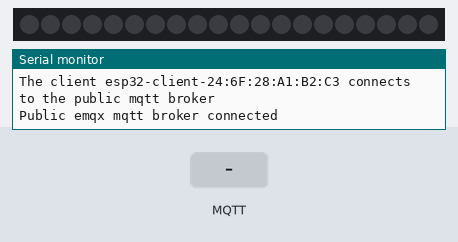
A sketch run on a simulated ESP32. Parts: 20 RGB LEDs in strip order, left to right, the last lines printed to the serial monitor. Inputs (shaded band) come from the test bench. Dim RGB values are drawn brighter than linear; WiFi joins after 1.5 s; servers stay silent unless stated; colours are those a GRB WS2812 strip shows for the declared byte order; no MQTT or app messages arrive unless stated.

Above: at 2.7 s.
2.8 s: MQTT message "glow" arrives on the first subscribed topic
At 2.97 s:
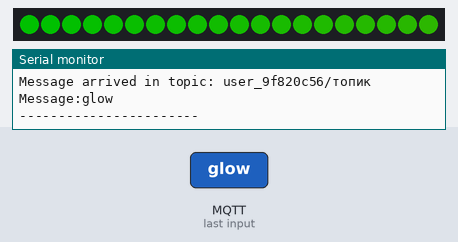
5.8 s: MQTT message "rainbow" arrives on the first subscribed topic
At 6.38 s:
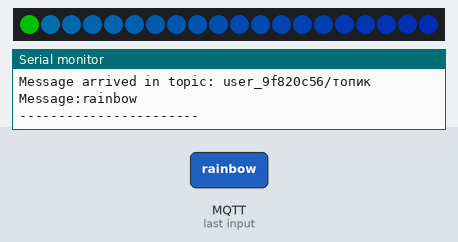
8.8 s: MQTT message "pink" arrives on the first subscribed topic
At 11.5 s:
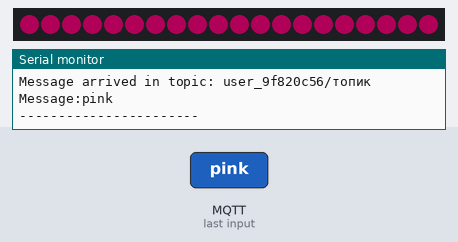
11.8 s: MQTT message "white" arrives on the first subscribed topic
At 12.9 s:
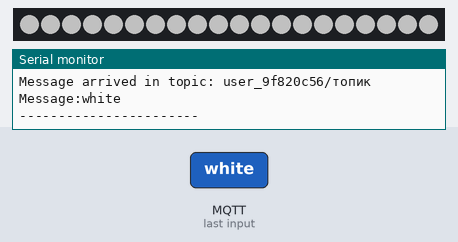
13.3 s: MQTT message "green" arrives on the first subscribed topic
At 14.0 s:
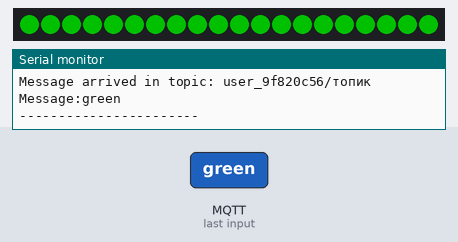
14.8 s: MQTT message "blue" arrives on the first subscribed topic
At 15.2 s:
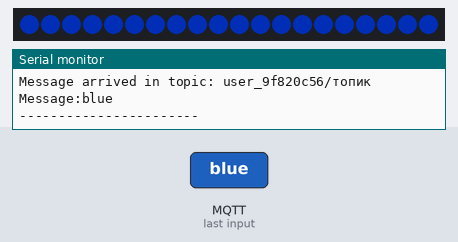
Timing chart, 0 to 17.3 s (numbered marks = the images above; inputs shaded):
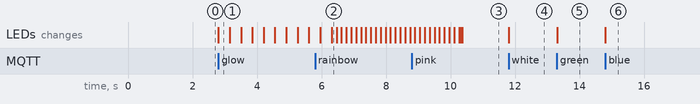

The sketch:

virtuino_mqtt_HiveMQ_private_esp.ino
```cpp
#include <WiFi.h>
#include <PubSubClient.h>
#include <FastLED.h>

//----------------------Led--------------------------------------------
// How many leds in your strip?
#define NUM_LEDS 20

// For led chips like Neopixels, which have a data line, ground, and power, you just
// need to define DATA_PIN.  For led chipsets that are SPI based (four wires - data, clock,
// ground, and power), like the LPD8806, define both DATA_PIN and CLOCK_PIN
#define DATA_PIN 2

// Define the array of leds
CRGB leds[NUM_LEDS];
//---------------------------------------------------------------------

int rainbowFlag = 0;
int blinkFlag = 0;
int glowFlag = 0;

// WiFi
const char *ssid = "Potee_2G"; // Enter your WiFi name
const char *password = "Huttka12";  // Enter WiFi password

// MQTT Broker
const char *mqtt_broker = "srv1.clusterfly.ru";
const char *topic = "user_9f820c56/топик";
const char *mqtt_username = "user_9f820c56";
const char *mqtt_password = "pass_405f3eab";
const int mqtt_port = 9124;

WiFiClient espClient;
PubSubClient client(espClient);

void setup() {
  //Led
  pinMode(LED_BUILTIN, OUTPUT);
  FastLED.addLeds<WS2812,DATA_PIN,RGB>(leds,NUM_LEDS);
  FastLED.setBrightness(84);

 // Set software serial baud to 115200;
 Serial.begin(115200);
 // connecting to a WiFi network
 WiFi.begin(ssid, password);
 while (WiFi.status() != WL_CONNECTED) {
     delay(500);
     Serial.println("Connecting to WiFi..");
 }
 Serial.println("Connected to the WiFi network");
 //connecting to a mqtt broker
 client.setServer(mqtt_broker, mqtt_port);
 client.setCallback(callback);
 while (!client.connected()) {
     String client_id = "esp32-client-";
     client_id += String(WiFi.macAddress());
     Serial.printf("The client %s connects to the public mqtt broker\n", client_id.c_str());
     if (client.connect(client_id.c_str(), mqtt_username, mqtt_password)) {
         Serial.println("Public emqx mqtt broker connected");
     } else {
         Serial.print("failed with state ");
         Serial.print(client.state());
         delay(2000);
     }
 }
 // publish and subscribe
 client.publish(topic, "Hi EMQX I'm ESP32 ^^");
 client.subscribe(topic);
}

void fadeall() { for(int i = 0; i < NUM_LEDS; i++) { leds[i].nscale8(250); } }


void callback(char *topic, byte *payload, unsigned int length) {
 static uint8_t hue = 0;
 Serial.print("Message arrived in topic: ");
 Serial.println(topic);
 Serial.print("Message:");
 String _message = "";
 for (int i = 0; i < length; i++) {

     Serial.print((char) payload[i]);
     _message.concat((char) payload[i]);
 }

  /*
 switch(_message){
   case "green":
      rainbowFlag = 0;
      for(int i = 0; i < NUM_LEDS; i++) {
        leds[i] = CHSV(255, 255, 255);
      }
      FastLED.show();
      break;

   case "pink":
      rainbowFlag = 0;
      for(int i = 0; i < NUM_LEDS; i++) {
        leds[i] = CHSV(128, 255, 255);
      }
      FastLED.show();
      break;

   case "blue":
      rainbowFlag = 0;
      for(int i = 0; i < NUM_LEDS; i++) {
        leds[i] = CHSV(160, 255, 255);
      }
      FastLED.show();
      break;

   case "white":
      rainbowFlag = 0;
      for(int i = 0; i < NUM_LEDS; i++) {
        leds[i] = CHSV(100, 0, 255);
      }
      FastLED.show();
      break;

   case "rainbow":
      rainbowFlag = 1;
      break;

   case "blink":
      blinkFlag = 1;
      break;

   case "stop":
      rainbowFlag = 0;
      break;

 }
 */
 if(_message == "green"){
  rainbowFlag = 0;
  for(int i = 0; i < NUM_LEDS; i++) {
    leds[i] = CHSV(255, 255, 255);
  }
    FastLED.show();

 }

 if(_message == "pink"){
  rainbowFlag = 0;
  for(int i = 0; i < NUM_LEDS; i++) {
    leds[i] = CHSV(128, 255, 255);
  }
    FastLED.show();

 }

 if(_message == "blue"){
  rainbowFlag = 0;
  for(int i = 0; i < NUM_LEDS; i++) {
    leds[i] = CHSV(180, 255, 255);
  }
    FastLED.show();

 }

 if(_message == "white"){
  rainbowFlag = 0;
  for(int i = 0; i < NUM_LEDS; i++) {
    leds[i] = CHSV(100, 0, 255);
  }
    FastLED.show();

 }

 if(_message == "rainbow"){
  glowFlag = 0;
  rainbowFlag = 1;
 }

 if(_message == "blink"){
  blinkFlag = 1;
 }

 if(_message == "glow"){
  rainbowFlag = 0;
  glowFlag = 1;
 }

 if(_message == "stop"){
  rainbowFlag = 0;
  glowFlag = 0;
 }


 Serial.println();
 Serial.println("-----------------------");
}

void loop() {
 client.loop();
 //client.publish(topic, "on");
 //delay(1500);

 //client.publish(topic, "off");
 //delay(1500);
 if (rainbowFlag){
  static uint8_t hue = 0;
    // First slide the led in one direction
    for(int i = 0; i < NUM_LEDS; i++) {
      // Set the i'th led to red
      leds[i] = CHSV(hue++, 255, 255);
      leds[i];
      // Show the leds
      FastLED.show();
      // now that we've shown the leds, reset the i'th led to black
      // leds[i] = CRGB::Black;
      fadeall();
      // Wait a little bit before we loop around and do it again
      delay(50);
    }

    // Now go in the other direction.
    for(int i = (NUM_LEDS)-1; i >= 0; i--) {
      // Set the i'th led to red
      leds[i] = CHSV(hue++, 255, 255);
      // Show the leds
      FastLED.show();
      // now that we've shown the leds, reset the i'th led to black
      // leds[i] = CRGB::Black;
      fadeall();
      // Wait a little bit before we loop around and do it again
      delay(50);
    }
  //flag = 0;
 }

 if (blinkFlag){
  for(int i = 0; i < 2; i++){
    for(int i = 0; i < NUM_LEDS; i++) {
      leds[i] = CHSV(128, 255, 255);
    }
    FastLED.show();
    fadeall();
    delay(110);

    for(int i = 0; i < NUM_LEDS; i++) {
      leds[i] = CHSV(180, 255, 255);
    }
    FastLED.show();
    fadeall();
    delay(110);
  }
  blinkFlag = 0;
 }

 if (glowFlag){
    static uint8_t hue = 0;
    for(int i = 0; i < NUM_LEDS; i++) {
      leds[i] = CHSV(hue++, 255, 255);
    }
    FastLED.show();
    fadeall();
    delay(350);

    for(int i = (NUM_LEDS)-1; i >= 0; i--) {
      leds[i] = CHSV(hue++, 255, 255);
    }
    FastLED.show();
    fadeall();
    delay(350);
 }

}
```

Measured:
- after the input at 2.8 s, the LEDs: change at once (image 1)
- after the input at 5.8 s, the LEDs: first differ from a run without the input after 0.51 s (image 2)
- after the input at 8.8 s, the LEDs: first differ from a run without the input after 1.6 s (image 3)
- after the input at 11.8 s, the LEDs: change at once (image 4)
- after the input at 13.3 s, the LEDs: change at once (image 5)
- after the input at 14.8 s, the LEDs: change at once (image 6)
